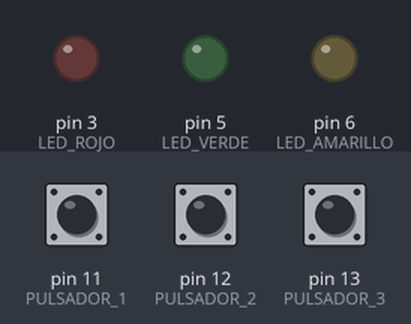
The sketch below on a simulated Arduino Uno, built with avr-gcc and run on an emulated ATmega328P. Parts: output pins drawn as LEDs (lit = HIGH). The test bench sets the inputs (shaded band); at power-on: pin 11 (PULSADOR_1) LOW, pin 12 (PULSADOR_2) LOW, pin 13 (PULSADOR_3) LOW.

Above: at 1.2 s.
1.3 s: pin 11 (PULSADOR_1) pulled HIGH for 1 s
At 3.2 s:
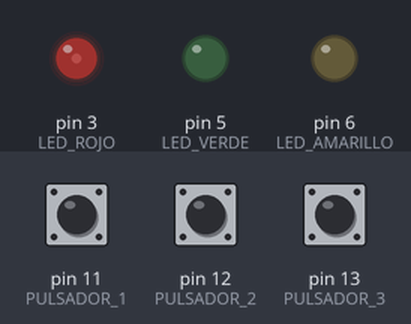
3.8 s: pin 12 (PULSADOR_2) pulled HIGH for 3.2 s
At 8.1 s:
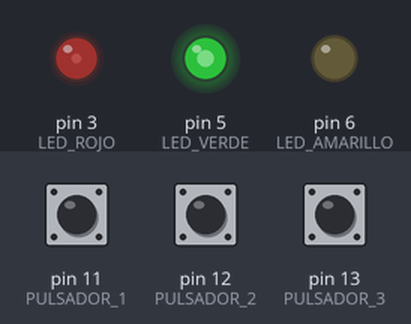
8.5 s: pin 13 (PULSADOR_3) pulled HIGH for 0.15 s
At 9.8 s:
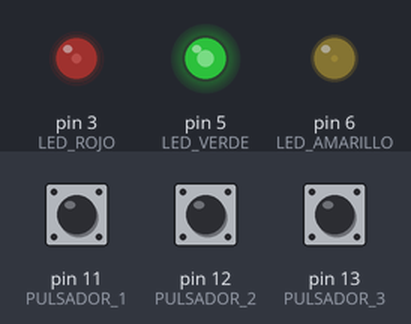
10.1 s: pin 12 (PULSADOR_2) pulled HIGH for 1 s
At 12.2 s:
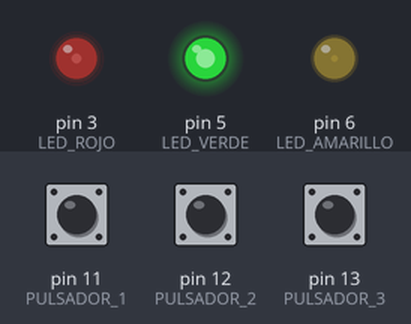
12.6 s: pin 11 (PULSADOR_1) pulled HIGH for 3.2 s
At 16.3 s:
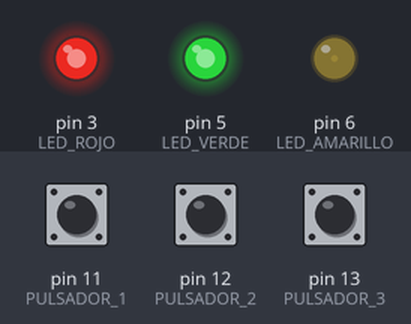
17.3 s: pin 13 (PULSADOR_3) pulled HIGH for 3.2 s
At 21.9 s:
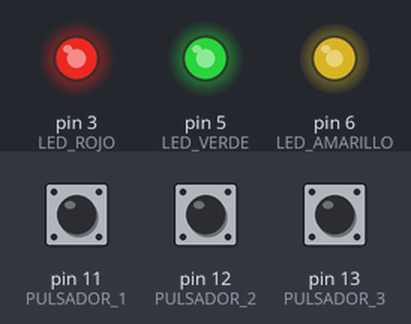
Timing chart, 0 to 23.0 s (numbered marks = the images above; inputs shaded):
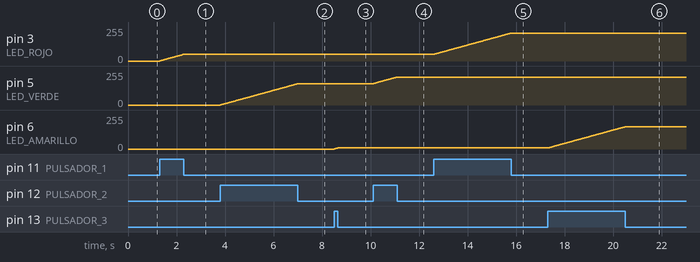

Measured:
- after the input at 1.3 s, pin 3 (LED_ROJO): moves from 0/255 to 50/255 over 0.98 s, starting at once
- after the input at 3.8 s, pin 5 (LED_VERDE): moves from 0/255 to 160/255 over 3.2 s, starting at once
- after the input at 8.5 s, pin 6 (LED_AMARILLO): 0/255 → 8/255 at once
- after the input at 10.1 s, pin 5 (LED_VERDE): moves from 160/255 to 210/255 over 0.98 s, starting at once
- after the input at 12.6 s, pin 3 (LED_ROJO): moves from 50/255 to 210/255 over 3.2 s, starting at once
- after the input at 17.3 s, pin 6 (LED_AMARILLO): moves from 8/255 to 167/255 over 3.2 s, starting at once

The sketch:

Tema_8_8.ino
```cpp
#define LED_ROJO 3
#define LED_VERDE 5
#define LED_AMARILLO 6
#define PULSADOR_1 11
#define PULSADOR_2 12
#define PULSADOR_3 13

// Inicializamos los pines ~3, ~5 y ~6
void setup(){
  pinMode(LED_ROJO, OUTPUT);
  pinMode(LED_VERDE, OUTPUT);
  pinMode(LED_AMARILLO, OUTPUT);
  pinMode(PULSADOR_1, INPUT);
  pinMode(PULSADOR_2, INPUT);
  pinMode(PULSADOR_3, INPUT);
}

unsigned int pulsador_1 = 0, pulsador_2 = 0, pulsador_3 = 0;

void loop(){
  if( (digitalRead(PULSADOR_1) == HIGH) && (pulsador_1 <= 255) )
    pulsador_1++;
  else if ( (digitalRead(PULSADOR_1) == HIGH) && (pulsador_1 >= 0) )
    pulsador_1--;
  else if( (digitalRead(PULSADOR_2) == HIGH) && (pulsador_2 <= 255) )
    pulsador_2++;
  else if ( (digitalRead(PULSADOR_2) == HIGH) && (pulsador_2 >= 0) )
    pulsador_2--;
  else if( (digitalRead(PULSADOR_3) == HIGH) && (pulsador_3 <= 255) )
    pulsador_3++;
  else if ( (digitalRead(PULSADOR_3) == HIGH) && (pulsador_3 >= 0) )
    pulsador_3--;

  analogWrite(LED_ROJO, pulsador_1);
  analogWrite(LED_VERDE, pulsador_2);
  analogWrite(LED_AMARILLO, pulsador_3);
  delay(20);


}
```
